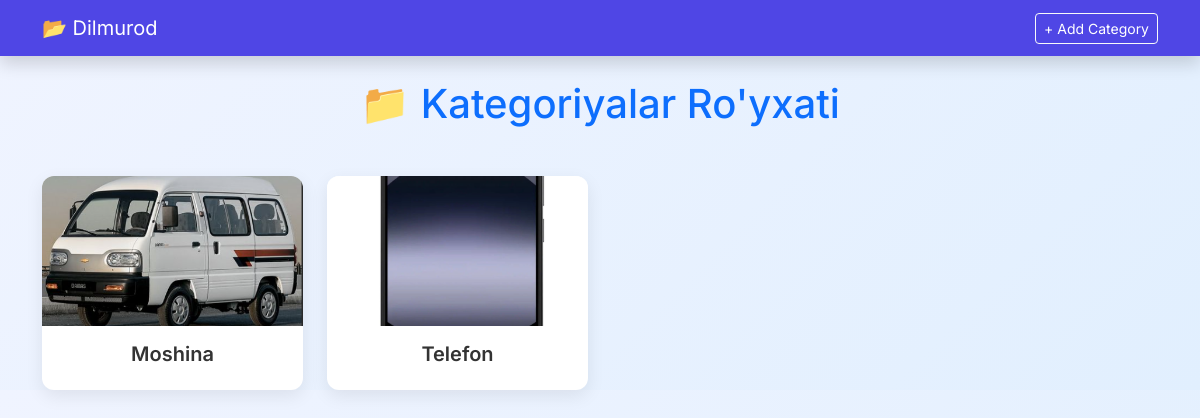
/category_list, run on an earlier commit of the app's database.
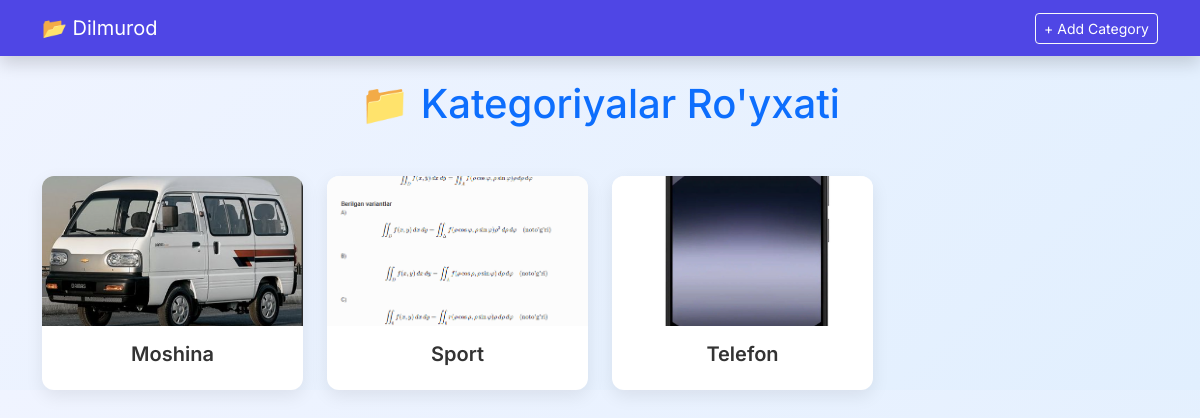
And on a later commit of the database.
### app_store/models.py (models this page shows, shortened)
class  Category(models.Model):
    category_name = models.CharField(max_length=100)
    category_logo = models.ImageField(upload_to='images/')
    class Meta:
        verbose_name = 'Category'
        verbose_name_plural = 'Categories'
        ordering = ['category_name']
        db_table = 'categories'

### app_store/views.py (the view)
# urls.py: path('category_list', ContegoryListView.as_view(), name='category_list'),
class  ContegoryListView(ListView):
    model =  Category
    context_object_name = 'category_list'
    template_name = 'categories/list.html'
    paginate_by = 10

### templates/categories/list.html (shortened to what this page needs)
<!DOCTYPE html>
<html lang="en">
<head>
  <link href="https://cdn.jsdelivr.net/npm/bootstrap@5.3.0/dist/css/bootstrap.min.css" rel="stylesheet">
</head>
<body>
  <nav class="navbar fixed-top navbar-expand-lg shadow">
    <div class="container">
      <a class="navbar-brand" href="{% url 'base' %}">📂 Dilmurod</a>
      <div class="collapse navbar-collapse" id="navMenu">
        <ul class="navbar-nav ms-auto align-items-center">
          <li class="nav-item">
            <a class="btn btn-outline-light btn-sm" href="{% url 'add_category' %}">
              + Add Category
            </a>
          </li>
        </ul>
      </div>
    </div>
  </nav>
  <div class="container">
    <h1 class="text-center text-primary mb-5">📁 Kategoriyalar Ro'yxati</h1>
    <div class="row g-4">
      {% for i in category_list %}
        <div class="col-sm-6 col-md-4 col-lg-3">
          <div class="card">
            <img src="{{ i.category_logo.url }}" alt="{{ i.category_name }}" class="card-img-top">
            <div class="card-body">
              <h5 class="card-title">{{ i.category_name }}</h5>
            </div>
          </div>
        </div>
      {% endfor %}
    </div>
  </div>
</body>
</html>

What changed in the data, as far as the page shows it:
added Category: category_logo (picture), category_name "Sport"
